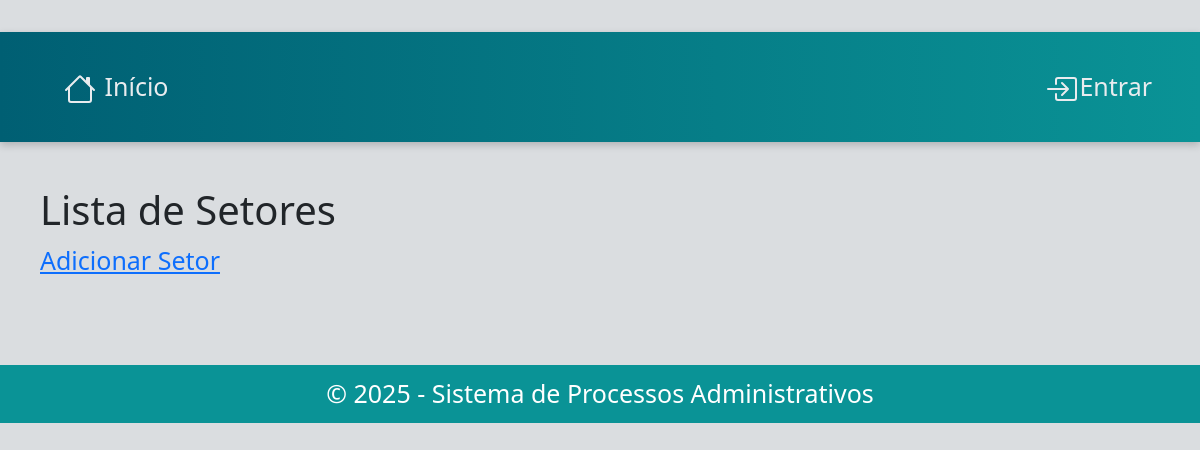
The app's page /setor/, older data.
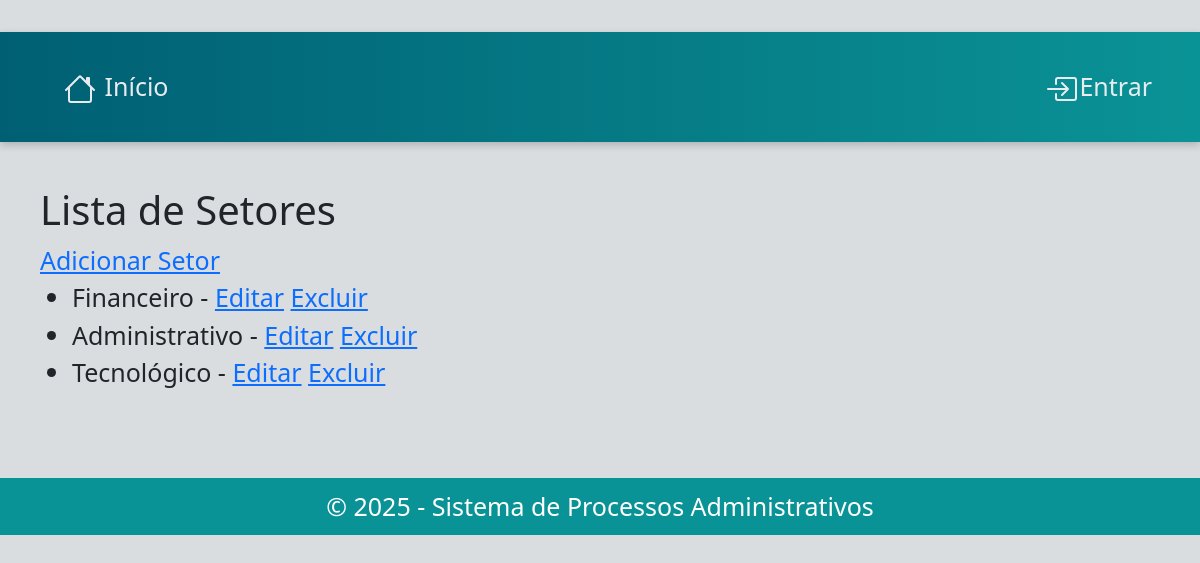
The same page, newer data.
### setor/models.py (models this page shows, shortened)
class Setor(models.Model):
    nome = models.CharField(max_length=25)

### setor/views.py (the view)
# urls.py: path('', views.lista_setor, name='lista_setor'),
def lista_setor(request):
    setores = Setor.objects.all()
    return render(request, 'setor/lista_setor.html', {'setores': setores})

### setor/templates/setor/lista_setor.html (shortened to what this page needs)
{% extends "base.html" %}
{% block content %}
<h1>Lista de Setores</h1>
<a href="{% url 'add_setor' %}">Adicionar Setor</a>
<ul>
    {% for setor in setores %}
        <li>
            {{ setor.nome }} - {{ setor.funcionarios.username }}
            <a href="{% url 'editar_setor' setor.id %}">Editar</a>
            <a href="{% url 'excluir_setor' setor.id %}">Excluir</a>
        </li>
    {% endfor %}
</ul>
{% endblock %}

Row changes from the older to the newer data that the page shows:
added Setor: nome "Financeiro"
added Setor: nome "Administrativo"
added Setor: nome "Tecnológico"
